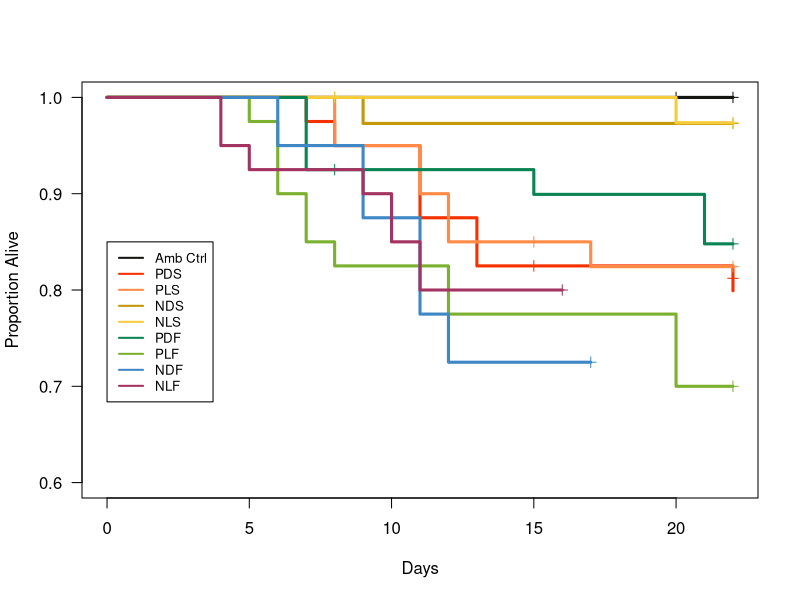

Write the R code that produced this figure. (Note: this script raises an error after producing the figure.)
## ---- chunk 1
knitr::opts_chunk$set(echo = TRUE)

knitr::opts_chunk$set(
  fig.path = "images/")
## ---- chunk 2
library(survival)
library(ggplot2)
library(dplyr)
library(ggfortify)
library(survminer)
library(RColorBrewer)
library(ggthemes)
## ---- chunk 3
setwd("/Users/speroffs/Desktop/A.Poculata-Multiple-stressors-thesis-analysis-/Survival")
## ---- chunk 4
# Load data for GRAPHICAL PARAMETERS 
graph.dat <- read.csv("Full_ daily mortality tracker - Censored.CoxPH.w.controls.csv", 
                     header = TRUE) 

# Load data for MODEL CREATION (1 death added to each treatment to prevent infinite coeff)
surv.dat <- read.csv("2Full_ daily mortality tracker - Censored.CoxPH.w.controls.csv", 
                     header = TRUE) 
## ---- chunk 5
# relevel to compare all to control 
surv.dat$Treatment <- factor(surv.dat$Treatment, levels = c("amb.ctrl", "PDS", "PLS", "NDS", "NLS", "PDF", "PLF", "NDF", "NLF"))

graph.dat$Treatment <- factor(graph.dat$Treatment, levels = c("amb.ctrl", "PDS", "PLS", "NDS", "NLS", "PDF", "PLF", "NDF", "NLF"))
## ---- chunk 6
# as factor for df 1
surv.dat$Plastic <- as.factor(surv.dat$Plastic)
surv.dat$Light <- as.factor(surv.dat$Light)
surv.dat$Food <- as.factor(surv.dat$Food)
surv.dat$Treatment <- as.factor(surv.dat$Treatment)
surv.dat$Sym.State <- as.factor(surv.dat$Sym.State)

# for df 2
graph.dat$Plastic <- as.factor(graph.dat$Plastic)
graph.dat$Light <- as.factor(graph.dat$Light)
graph.dat$Food <- as.factor(graph.dat$Food)
graph.dat$Treatment <- as.factor(graph.dat$Treatment)
graph.dat$Sym.State <- as.factor(graph.dat$Sym.State)
## ---- chunk 7
# Create a survival model to assess mortality over time by treatment with modeling data
treat.mod <- coxph(Surv(Time, Death) ~Treatment, data=surv.dat)

# summarize the model 
summary(treat.mod)
## ---- chunk 8
# Perform Log-rank test on our treat.mod
treat_diff <- survdiff(Surv(Time, Death) ~ Treatment, data=surv.dat)
treat_diff
## ---- chunk 9
# make color palette to plot survival function
new.pal <- c("#131513", # control
             "#F53100", # pds
             "#FF8B47", # pls
             "#C39809", # nds
             "#F6CB3C", # nls
             "#0B8454", # pdf
             "#7BB12F", # plf
             "#3F88C5", # ndf
             "#A33461")# nlf
## ---- chunk 10
# write the same model using the graphing data, and plot that 
treat <- survfit(Surv(Time, Death) ~Treatment, data=graph.dat)

plot(treat, conf.int=FALSE, 
     xlab = "Days", 
     xlim = c(0,22),
     ylab = "Proportion Alive",
     ylim = c(0.6,1.0),
     mark.time=T,
     pch = 3,
     las=1, lwd = 3,
     col=new.pal)
legend(0,0.85, legend=c("Amb Ctrl", "PDS", "PLS", "NDS", "NLS", "PDF", "PLF", "NDF", "NLF"), 
       lty=1, lwd=2, cex=0.8,col=new.pal)
## ---- chunk 11
# Same plot using the ggplot function
Km.surv.fig <- ggsurvplot(treat, # survival function
                conf.int = FALSE, # remove confidence intervals
                pval = FALSE, # do not include p value on plot
                surv.scale = "default", # or %
                legend.labs = c("Control", "PDS", "PLS", "NDS", "NLS", "PDF", "PLF", "NDF", "NLF"), # treatments
                legend = c(0.1, 0.35), font.legend = 11, legend.title ="", # legend parameters 
                xlab = "Day", xlim = c(0, 23), break.x.by = 2, font.x = 12, # x axis parameters
                ylim = c(0.65,1), font.y= 12, # y axis parameters
                censor.size = 6,
                ggtheme = theme_classic2(),
                title = "A.",
                palette = c("#131513","#F53100", "#FF8B47","#C39809","#F6CB3C","#0B8454", "#7BB12F","#3F88C5","#A33461"))
Km.surv.fig 
## ---- chunk 12
# First we will compute *univariate* models for each predictor variable to see how the impact survival when looked at alone

# Plastic
plastic.mod <- coxph(Surv(Time, Death) ~ Plastic, data=surv.dat)
## ---- chunk 13
summary(plastic.mod)

# HR plastic:no plastic (3.2244)
# plastic increased the hazard by 222.4% 
#   1-exp(coef)
#   1-3.2244 = -2.2244 * 100 = 222.44
# being in no plastic reduced the hazard by 69%
#   1-exp(-coef)
#   1-0.3101 = 0.69 * 100 = 69
## ---- chunk 14
# Perform Log-rank test on our plastic.mod
plastic_diff <- survdiff(Surv(Time, Death) ~ Plastic, data=surv.dat)
plastic_diff

# X^2 = 19.7
# df = 1
# p = 9x10^-6
## ---- chunk 15
# rewrite the model with graphing data, and plot the kaplan meier curve for pastic
plastic <- survfit(Surv(Time, Death) ~ Plastic, data = graph.dat)

km.plastic.fig <- 
  ggsurvplot(plastic, 
          conf.int = FALSE, pval = FALSE, surv.scale = "default", # or %
           legend.labs = c("No plastic", "Plastic"), legend.title = "", legend = c(0.15, 0.2), font.legend = 12,
           xlab = "", xlim = c(0, 23),break.x.by = 2, font.x = 12,
           ylab = "", ylim = c(0.75,1),font.y= 12,
           font.tickslab = 12,
           censor.size = 6,
           ggtheme = theme_classic2(),
           linetype = c(1,6),
           palette = c("black","black"))
           
km.plastic.fig
## ---- chunk 16
# Food
food.mod <- coxph(Surv(Time, Death) ~ Food, data=surv.dat)
## ---- chunk 17
summary(food.mod)

# HR starved:fed <- (0.8864)
# being starved reduced the hazard by 11.36%
#   1-exp(coef)
#   1-0.8864 = 0.1136 * 100 = 11.36
# being fed increased the hazard by 12.8% 
#   1-exp(-coef)
#   1-1.128 = -0.128 * 100 = -12.8
## ---- chunk 18
# Perform Log-rank test on our foodf.mod
food_diff <- survdiff(Surv(Time, Death) ~ Food, data=surv.dat)
food_diff

# X^2 = 0.2
# df = 1
# p = 0.7
## ---- chunk 19
# kaplan meier curve 
food <- survfit(Surv(Time, Death) ~ Food, data = graph.dat)
## ---- chunk 20
# plot 
km.food.fig <- 
  ggsurvplot(food, 
          conf.int = FALSE, pval = FALSE, surv.scale = "default", # or %
           legend.labs = c("Fed", "Starved"), legend.title = "", legend = c(0.15, 0.2), font.legend = 12,
           xlab = "", xlim = c(0, 23),break.x.by = 2, font.x = 12,
           ylab = "", ylim = c(0.75,1),font.y= 14, 
           font.tickslab = 12,
           censor.size = 6,
           ggtheme = theme_classic2(),
           linetype = c(1,6),
           palette = c("black","black"))
           
km.food.fig
## ---- chunk 21
# Fed vs Starved: for **NoPlastic/Light**

# filter out observations
# New df with just Plastic/Dark/Fed variables 
FS1.dat <- filter(surv.dat, Treatment == "NLF" | Treatment == "NLS")
## ---- chunk 22
# cox model for fs1
fs1.coxm <- coxph(Surv(Time, Death) ~ Food, data=FS1.dat)
## ---- chunk 23
summary(fs1.coxm)
## ---- chunk 24
# Perform Log-rank test 
fs1_diff <- survdiff(Surv(Time, Death) ~ Food, data=FS1.dat)
fs1_diff
## ---- chunk 25
# surv fit to plot
fs1 <- survfit(Surv(Time, Death) ~ Food, data = FS1.dat)
## ---- chunk 26
# plot 
fs1.plot <- ggsurvplot(fs1, conf.int = FALSE, 
           pval = FALSE, 
           surv.scale = "default", # or %
           legend.labs = c("Fed", "Starved"),
           legend.title = "",
           legend = c(0.15, 0.2),
           font.legend = 10,
           xlab = "Days",
           xlim = c(0, 23),
           break.x.by = 2,
           font.x = 12,
           ylim = c(0.6,1),
           font.y= 12, 
           censor.size = 5,
           ggtheme = theme_classic2(),
           palette = c("black", "brown"),
           title = "No Plastic / Light")

fs1.plot

## ---- chunk 27
# Fed vs Starved: for **Plastic / Dark **

# filter out observations
# New df with just Plastic/Dark/Fed variables 
FS2.dat <- filter(surv.dat, Treatment == "PDF" | Treatment == "PDS")
## ---- chunk 28
# cox model for fs2
fs2.coxm <- coxph(Surv(Time, Death) ~ Food, data=FS2.dat)
## ---- chunk 29
summary(fs2.coxm)
## ---- chunk 30
# Perform Log-rank test 
fs2_diff <- survdiff(Surv(Time, Death) ~ Food, data=FS2.dat)
fs2_diff
## ---- chunk 31
# surv fit 
fs2 <- survfit(Surv(Time, Death) ~ Food, data = FS2.dat)
## ---- chunk 32
# plot 
fs2.plot <- ggsurvplot(fs2, conf.int = FALSE, 
           pval = FALSE, 
           surv.scale = "default", # or %
           legend.labs = c("Fed", "Starved"),
           legend.title = "",
           legend = c(0.15, 0.2),
           font.legend = 10,
           xlab = "Days",
           xlim = c(0, 23),
           break.x.by = 2,
           font.x = 12,
           ylim = c(0.6,1),
           font.y= 12, 
           censor.size = 5,
           ggtheme = theme_classic2(),
           palette = c("black", "brown"),
           title = "Plastic / Dark")

fs2.plot

## ---- chunk 33
# Fed vs Starved: for ** No Plastic / Dark **

# filter out observations
# New df with just Plastic/Dark/Fed variables 
FS3.dat <- filter(surv.dat, Treatment == "NDF" | Treatment == "NDS")
## ---- chunk 34
# cox model for fs3
fs3.coxm <- coxph(Surv(Time, Death) ~ Food, data=FS3.dat)
## ---- chunk 35
summary(fs3.coxm)
## ---- chunk 36
# Perform Log-rank test 
fs3_diff <- survdiff(Surv(Time, Death) ~ Food, data=FS3.dat)
fs3_diff
## ---- chunk 37
# surv fit 
fs3 <- survfit(Surv(Time, Death) ~ Food, data = FS3.dat)
## ---- chunk 38
# plot 
fs3.plot <- ggsurvplot(fs3, conf.int = FALSE, 
           pval = FALSE, 
           surv.scale = "default", # or %
           legend.labs = c("Fed", "Starved"),
           legend.title = "",
           legend = c(0.15, 0.2),
           font.legend = 10,
           xlab = "Days",
           xlim = c(0, 23),
           break.x.by = 2,
           font.x = 12,
           ylim = c(0.6,1),
           font.y= 12, 
           censor.size = 5,
           ggtheme = theme_classic2(),
           palette = c("black", "brown"),
           title = "No Plastic / Dark")

fs3.plot

## ---- chunk 39
# Fed vs Starved: for ** Plastic / Light **

# filter out observations
# New df with just Plastic/Dark/Fed variables 
FS4.dat <- filter(surv.dat, Treatment == "PLF" | Treatment == "PLS")
## ---- chunk 40
# cox model for fs4
fs4.coxm <- coxph(Surv(Time, Death) ~ Food, data=FS4.dat)
## ---- chunk 41
summary(fs4.coxm)
## ---- chunk 42
# Perform Log-rank test 
fs4_diff <- survdiff(Surv(Time, Death) ~ Food, data=FS4.dat)
fs4_diff
## ---- chunk 43
# surv fit 
fs4 <- survfit(Surv(Time, Death) ~ Food, data = FS4.dat)
## ---- chunk 44
# plot 
fs4.plot <- ggsurvplot(fs4, conf.int = FALSE, 
           pval = FALSE, 
           surv.scale = "default", # or %
           legend.labs = c("Fed", "Starved"),
           legend.title = "",
           legend = c(0.15, 0.2),
           font.legend = 10,
           xlab = "Days",
           xlim = c(0, 23),
           break.x.by = 2,
           font.x = 12,
           ylim = c(0.6,1),
           font.y= 12, 
           censor.size = 5,
           ggtheme = theme_classic2(),
           palette = c("black", "brown"),
           title = "Plastic / Light")

fs4.plot

## ---- chunk 45
# can we combine fs1-fs4 onto a single plot, or can we facet them?
## ---- chunk 46
# Light
light.mod <- coxph(Surv(Time, Death) ~ Light, data=surv.dat)
## ---- chunk 47
summary(light.mod)

# HR light:dark <- (0.5073)
# being in the light reduced the hazard by 49.27%
#   1-exp(coef)
#   1-0.5073 = 0.4927 * 100 = 49.27
# being in the dark increased the hazard by 97.1%
#   1-exp(-coef)
#   1-1.971 = -0.971 * 100 = 97.1
## ---- chunk 48
# Perform Log-rank test on our light.mod
light_diff <- survdiff(Surv(Time, Death) ~ Light, data=surv.dat)
light_diff

# X^2 = 6.4
# df = 1
# p = 0.01
## ---- chunk 49
# kaplan meier curve 
light <- survfit(Surv(Time, Death) ~ Light, data = graph.dat)
## ---- chunk 50
# plot 
km.light.fig <- 
  ggsurvplot(light, 
          conf.int = FALSE, pval = FALSE, surv.scale = "default", # or %
           legend.labs = c("Dark", "Light"), legend.title = "", legend = c(0.15, 0.2), font.legend = 11,
           xlab = "", xlim = c(0, 23),break.x.by = 2, font.x = 12,
           ylab = "", ylim = c(0.75,1),font.y= 12,
           font.tickslab = 12,
           censor.size = 6,
           ggtheme = theme_classic2(),
           linetype = c(6,1),
           palette = c("black","black"))
           
km.light.fig
## ---- chunk 51
# Dark vs Light: for apo frags

# filter out observations
# New df with just apo frags
apo.dat <- filter(surv.dat, Sym.State == "Apo")
## ---- chunk 52
# cox model for apo
apo.coxm <- coxph(Surv(Time, Death) ~ Light, data=apo.dat)
## ---- chunk 53
summary(apo.coxm)
## ---- chunk 54
# Perform Log-rank test 
apo_diff <- survdiff(Surv(Time, Death) ~ Light, data=apo.dat)
apo_diff
## ---- chunk 55
# surv fit 
afit <- survfit(Surv(Time, Death) ~ Light, data = apo.dat)
## ---- chunk 56
# plot 
a.plot <- ggsurvplot(afit, conf.int = FALSE, 
           pval = FALSE, 
           surv.scale = "default", # or %
           legend.labs = c("Dark", "Light"),
           legend.title = "",
           legend = c(0.15, 0.2),
           font.legend = 10,
           xlab = "Days",
           xlim = c(0, 23),
           break.x.by = 2,
           font.x = 12,
           ylim = c(0.6,1),
           font.y= 12, 
           censor.size = 5,
           ggtheme = theme_classic2(),
           palette = c("black", "goldenrod3"),
           title = "Aposymbiotic")

a.plot
## ---- chunk 57
# Dark vs Light: for sym frags

# filter out observations
# New df with just apo
sym.dat <- filter(surv.dat, Sym.State == "Sym")
## ---- chunk 58
# cox model for sym
sym.coxm <- coxph(Surv(Time, Death) ~ Light, data=sym.dat)
## ---- chunk 59
summary(sym.coxm)
## ---- chunk 60
# Perform Log-rank test 
sym_diff <- survdiff(Surv(Time, Death) ~ Light, data=sym.dat)
sym_diff
## ---- chunk 61
# surv fit 
sfit <- survfit(Surv(Time, Death) ~ Light, data = sym.dat)
## ---- chunk 62
# plot 
s.plot <- ggsurvplot(sfit, conf.int = FALSE, 
           pval = FALSE, 
           surv.scale = "default", # or %
           legend.labs = c("Dark", "Light"),
           legend.title = "",
           legend = c(0.15, 0.2),
           font.legend = 10,
           xlab = "Days",
           xlim = c(0, 23),
           break.x.by = 2,
           font.x = 12,
           ylim = c(0.6,1),
           font.y= 12, 
           censor.size = 5,
           ggtheme = theme_classic2(),
           palette = c("black", "goldenrod3"),
           title = "Symbiotic")

s.plot
## ---- chunk 63
# Temperature
temperature.mod <- coxph(Surv(Time, Death) ~ Temperature, data=surv.dat)
## ---- chunk 64
summary(temperature.mod)

# HR elevated:ambient <- ????
## ---- chunk 65
# Perform Log-rank test on our temperature.mod
temperature_diff <- survdiff(Surv(Time, Death) ~ Temperature, data=surv.dat)
temperature_diff

# X^2 = 31.3
# df = 1
# p = 2x10^-8
## ---- chunk 66
# kaplan meier curve 
temperature <- survfit(Surv(Time, Death) ~ Temperature, data = graph.dat)
## ---- chunk 67
# plot 
km.temp.fig <- 
  ggsurvplot(temperature, 
          conf.int = FALSE, pval = FALSE, surv.scale = "default", # or %
           legend.labs = c("Ambient (19 C)", "Elevated (30 C)"), legend.title = "", legend = c(0.15, 0.2), font.legend = 11,
           xlab = "", xlim = c(0, 23),break.x.by = 2, font.x = 12,
           ylab = "", ylim = c(0.75,1),font.y= 12, 
           font.tickslab = 12,
           censor.size = 6,
           ggtheme = theme_classic2(),
           linetype = c(1,6),
           palette = c("black","black"))
           
km.temp.fig
## ---- chunk 68
# Ambient vs elevated controls

# filter out observations
# New df with just apo
tmp.dat <- filter(surv.dat, Treatment == "NLF" | Treatment == "amb.ctrl")
## ---- chunk 69
# cox model for temperature controls
tmp.coxm <- coxph(Surv(Time, Death) ~ Temperature, data=tmp.dat)
## ---- chunk 70
summary(tmp.coxm)
## ---- chunk 71
# Perform Log-rank test 
tmp_diff <- survdiff(Surv(Time, Death) ~ Temperature, data=tmp.dat)
tmp_diff
## ---- chunk 72
# surv fit 
tfit <- survfit(Surv(Time, Death) ~ Temperature, data = tmp.dat)
## ---- chunk 73
# plot 
t.plot <- ggsurvplot(tfit, conf.int = FALSE, 
           pval = FALSE, 
           surv.scale = "default", # or %
           legend.labs = c("Ambient (19 C)", "Elevated (30 C)"),
           legend.title = "",
           legend = c(0.15, 0.2),
           font.legend = 10,
           xlab = "Days",
           xlim = c(0, 23),
           break.x.by = 2,
           font.x = 12,
           ylim = c(0.6,1),
           font.y= 12, 
           censor.size = 5,
           ggtheme = theme_classic2(),
           palette = c("darkblue", "red"),
           title = "Temperature Controls")

t.plot
## ---- chunk 74
# Sym.State
symst.mod <- coxph(Surv(Time, Death) ~ Sym.State, data=surv.dat)
## ---- chunk 75
summary(symst.mod)

# HR sym:apo <- 0.4293
# being sym reduced the hazard by 57.07%
#   1-exp(coef)
#   1-0.4293 = 0.5707 * 100 = 57.07
# being apo increased the hazard by 132.9% 
#   1-exp(-coef)
#   1-2.329 = -1.329 * 100 = 132.9
## ---- chunk 76
# Perform Log-rank test on our temperature.mod
sym_diff <- survdiff(Surv(Time, Death) ~ Sym.State, data=surv.dat)
sym_diff

# X^2 = 8.8
# df = 1
# p = 0.003
## ---- chunk 77
# surv fit 
symfit <- survfit(Surv(Time, Death) ~ Sym.State, data = graph.dat)
## ---- chunk 78
# plot 
s.plot <- ggsurvplot(symfit, conf.int = FALSE, 
           pval = FALSE, 
           surv.scale = "default", # or %
           legend.labs = c("Apo", "Sym"),
           legend.title = "",
           legend = c(0.15, 0.2),
           font.legend = 10,
           xlab = "Days",
           xlim = c(0, 23),
           break.x.by = 2,
           font.x = 12,
           ylim = c(0.8,1),
           font.y= 12, 
           censor.size = 5,
           ggtheme = theme_classic2(),
           palette = c("gray", "brown"),
           title = "Sym State")

s.plot
## ---- chunk 79
# lets see if we can do a better pairwise analysis for all treatments 
library(emmeans)
lsmeans(treat.mod, pairwise~Treatment)

#doesnt look like any of the pairwise comparisons for the coxph model are significant?
## ---- chunk 80
# run multiple univariate analyses at once - does not take into account *interaction* between variables

covariates <- c("Plastic", "Food",  "Light", "Temperature", "Sym.State")
univ_formulas <- sapply(covariates,
                        function(x) as.formula(paste('Surv(Time, Death)~', x)))
                        
univ_models <- lapply( univ_formulas, function(x){coxph(x, data = surv.dat)})

# Extract data 
univ_results <- lapply(univ_models,
                       function(x){ 
                          x <- summary(x)
                          p.value<-signif(x$wald["pvalue"], digits=2)
                          wald.test<-signif(x$wald["test"], digits=2)
                          beta<-signif(x$coef[1], digits=2);#coefficient beta
                          HR <-signif(x$coef[2], digits=2);#exp(beta)
                          HR.confint.lower <- signif(x$conf.int[,"lower .95"], 2)
                          HR.confint.upper <- signif(x$conf.int[,"upper .95"],2)
                          HR <- paste0(HR, " (", 
                                       HR.confint.lower, "-", HR.confint.upper, ")")
                          res<-c(beta, HR, wald.test, p.value)
                          names(res)<-c("beta", "HR (95% CI for HR)", "wald.test(z)", 
                                        "p.value")
                          return(res)
                          return(exp(cbind(coef(x),confint(x))))
                         })
res <- t(as.data.frame(univ_results, check.names = FALSE))
as.data.frame(res)
## ---- chunk 81
# a full model that contains all of our parameters
multiv.mod <- coxph(Surv(Time, Death) ~ Plastic + Light + Food + Temperature + Sym.State, 
                    data = surv.dat)
## ---- chunk 82
summary(multiv.mod)
## ---- chunk 83
# Perform Log-rank test on our multiv.mod
multiv_diff <- survdiff(Surv(Time, Death) ~ Plastic + Light + Food + Temperature + Sym.State, 
                    data = surv.dat)
multiv_diff
## ---- chunk 84
# Let's create a forest plots to show the output of our model
ggforest(multiv.mod, data=surv.dat)
## ---- chunk 85
# now lets take a look how how our model changes if we remove phenotype, since sym state is not an environmental stressor
m1 <- coxph(Surv(Time, Death) ~ Plastic + Light + Food + Temperature, data=surv.dat)
summary(m1)

# Perform Log-rank test
m1_diff <- survdiff(Surv(Time, Death) ~ Plastic + Light + Food + Temperature,data = surv.dat)
m1_diff
## ---- chunk 86
ggforest(m1, data=surv.dat)

PLFT.fig <- ggforest(m1, data=surv.dat) # save as figure
## ---- chunk 87
# and now we can compare those two models using the likelihood ratio test 
anova(multiv.mod, m1, test="LRT")
# a high p value shows that we don't have evidence to say that the full model is better than the reduced model, 
# while a low (and significant p value) tells us that our full model is not made better by dropping the variable and our reduced model is therefore significantly worse than our full model
## ---- chunk 88
# We see that temperature has a very high effect here, what does our data look like when we remove it?
tmp.mod <- coxph(Surv(Time, Death) ~ Plastic + Light + Food, data = surv.dat)
summary(tmp.mod)
ggforest(tmp.mod, data=surv.dat)

PLF.fig <- ggforest(tmp.mod, data=surv.dat) # save as figure
## ---- chunk 89
# And finally, we'll break it down by sym state, starting off with our Apo frags
# write a model exactly like the full model, but using the apo.dat data frame
apo.mod <- coxph(Surv(Time, Death) ~ Plastic + Light + Food + Temperature, data = apo.dat)
summary(apo.mod)
# and plot
ggforest(apo.mod, data=apo.dat)
## ---- chunk 90
# now remove temperature (since it's so influential)
apo.mod2 <- coxph(Surv(Time, Death) ~ Plastic + Light + Food , data = apo.dat)
summary(apo.mod2)
## ---- chunk 91
ggforest(apo.mod2, data = apo.dat)
## ---- chunk 92
# And we will repeat those same steps for our sym fragments
sym.mod <- coxph(Surv(Time, Death) ~ Plastic + Light + Food + Temperature, data = sym.dat)
summary(sym.mod)

ggforest(sym.mod, data=sym.dat)
## ---- chunk 93
# now remove temperature 
sym.mod2 <- coxph(Surv(Time, Death) ~ Plastic + Light + Food , data = sym.dat)
summary(sym.mod2)
## ---- chunk 94
ggforest(sym.mod2, data = sym.dat)
## ---- chunk 95
# We'll start out with our first full model that includes all of our stress parameters and sym state, multiv.mod

# Let's test for proportional hazards 
all.hazard <- cox.zph(multiv.mod)
print(all.hazard)

# If the p vale for this test is significant for any of the co-variates (ie the variable p value is less than 0.05) then the hazard associated with that variable is NOT PROPORTIONAL and violates the assumptions
## ---- chunk 96
# Let's plot the assumptions graph
ggcoxzph(all.hazard)
## ---- chunk 97
# lets test our reduced model that has all of our stress parameters
treat.hazard <- cox.zph(m1)
print(treat.hazard) 

# Yes! so even though removing sym.state from our cox model showed that it was worse (in the LRT anova) the p values are all insignificant and indicates that we pass the assumptions of the cox proportional hazards model. So, we should not include sym state in our model. 
## ---- chunk 98
# and plot
ggcoxzph(treat.hazard)

# If we see a pattern with the variable over time, that is an indication that the assumptions cannot be met
## ---- chunk 99
# and for our full model without temperature
tmp.hazard <- cox.zph(tmp.mod)
tmp.hazard
## ---- chunk 100
# Let's take a deeper look at our m1 model (all stress parameters without sym state)

# estimated changes in the regression coefficients upon deleting each observation in turn
ggcoxdiagnostics(m1, type = "dfbeta",
                 linear.predictions = FALSE, ggtheme = theme_bw())
## ---- chunk 101
# estimated changes in the coefficients divided by their standard errors
ggcoxdiagnostics(m1, type = "dfbetas",
                 linear.predictions = FALSE, ggtheme = theme_bw())
## ---- chunk 102
#  check outliers by visualizing the deviance residuals. The deviance residual is a normalized transform of the martingale residual. These residuals should be roughtly symmetrically distributed about zero with a standard deviation of 1.
ggcoxdiagnostics(m1, type = "deviance",
                 linear.predictions = FALSE, ggtheme = theme_bw())
# not very symmetrical around 0
## ---- chunk 103
# can we do the same for our single model parameters 
plastic.hazard <- cox.zph(plastic.mod)
plastic.hazard

light.hazard <- cox.zph(light.mod)
light.hazard

food.hazard <- cox.zph(food.mod)
food.hazard  

temp.hazard <- cox.zph(temperature.mod)
temp.hazard 

symst.hazard <- cox.zph(symst.mod)
symst.hazard ## only one that differs over time, not proportional!
## ---- chunk 104
# let's then assess our parameter estimates by sym state
apo.hazard <- cox.zph(apo.mod)
apo.hazard # all good
ggcoxzph(apo.hazard)
## ---- chunk 105
apo2.hazard <- cox.zph(apo.mod2)
apo2.hazard # all good
ggcoxzph(apo2.hazard)
## ---- chunk 106
# sym
sym.hazard <- cox.zph(sym.mod)
sym.hazard #nice 
ggcoxzph(sym.hazard)
## ---- chunk 107
sym2.hazard <- cox.zph(sym.mod2)
sym2.hazard #nice 
ggcoxzph(sym2.hazard)
## ---- chunk 108
treat.col <- palette(brewer.pal(n=9, name = "Set2"))

# Let's visualize a model using ggplot 
fit.1 <- survfit(Surv(Time, Death)~Sym.State, data=surv.dat)
ggsurvplot(fit.1)
ggsurvplot(fit.1, conf.int = TRUE, 
           pval = TRUE, 
           legend.labs = c("Apo", "Sym"),
           legend.title = "Symbiotic State",
           palette = c("black", "brown"))


#ggsurvplot(survfit(all.mod), data=surv.dat, palette = treat.col, ggtheme = theme_minimal())


# food & sym. state
sig.fit <- survfit(Surv(Time, Death) ~ Sym.State+Food, data=surv.dat)
p <- ggsurvplot_facet(sig.fit, surv.dat,
                 facet.by= c("Plastic", "Light"),
                 short.panel.labs = TRUE,
                 palette = "aas",
                 pval = TRUE, 
                 pval.method = TRUE,
                 legend.labs = c("Apo/Fed", "Apo/Starved", "Sym/Fed", "Sym/Starved"))
p
# p + lims(y=c(0.25,1.0))


# facet plot with all 4 variables 
fit <- survfit( Surv(Time, Death) ~ Plastic + Sym.State, data = surv.dat )
ggsurvplot_facet(fit, surv.dat, 
                facet.by = c("Food", "Light"),
                palette = "aaas", 
                pval = TRUE, pval.method = TRUE,
                short.panel.labs = TRUE,
                legend.labs = c("NoPlastic/Apo", "NoPlastic/Sym", "Plastic/Apo", "Plastic/Sym"))

# facet plot not including sym state 
fit2 <- survfit( Surv(Time, Death) ~ Plastic, data = surv.dat )
ggsurvplot_facet(fit2, surv.dat, 
                facet.by = c("Food", "Light"),
                palette = "aaas", 
                pval = TRUE, pval.method = TRUE,
                short.panel.labs = TRUE,
                legend.labs = c("No Plastic", "Plastic"))

# facet plot not including sym state 
fit3 <- survfit( Surv(Time, Death) ~ Light, data = surv.dat )
ggsurvplot_facet(fit3, surv.dat, 
                facet.by = c("Food", "Plastic"),
                palette = "aaas", 
                pval = TRUE, pval.method = TRUE,
                short.panel.labs = TRUE)
    

# facet plot with all 4 variables 
fit4 <- survfit( Surv(Time, Death) ~ Food + Sym.State, data = surv.dat )
ggsurvplot_facet(fit4, surv.dat, 
                facet.by = c("Plastic", "Light"),
                palette = "aaas", 
                pval = TRUE, pval.method = TRUE,
                short.panel.labs = TRUE,
                legend.labs = c("Fed/Apo", "Fed/Sym", "Starved/Apo", "Starved/Sym"))

# facet plot sym state by plastic and light 
fit5 <- survfit( Surv(Time, Death) ~ Food, data = surv.dat )
ggsurvplot_facet(fit5, surv.dat, 
                facet.by = c("Plastic", "Light"),
                palette = "aaas", 
                pval = TRUE, pval.method = TRUE,
                short.panel.labs = TRUE)
